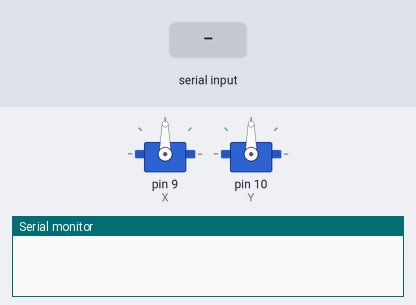
A program run on a simulated Arduino Uno, built with avr-gcc and run on an emulated ATmega328P. Parts: 2 × servo, the last lines printed to the serial monitor. Inputs (shaded band) come from the test bench.

Above: at 1.2 s.
1.3 s: "90,45,200\n" received over Serial
At 2.8 s:
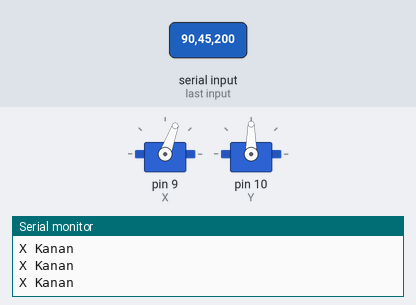
4.3 s: "90,45\n" received over Serial
At 7.0 s:
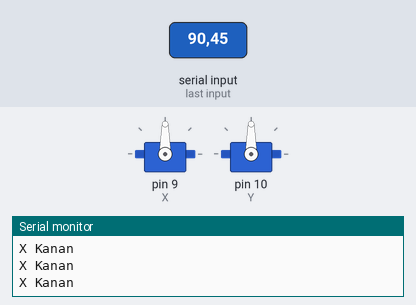
7.3 s: "90\n" received over Serial
At 9.0 s:
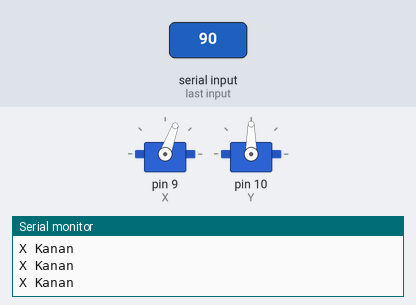
Timing chart, 0 to 10.7 s (numbered marks = the images above; inputs shaded):
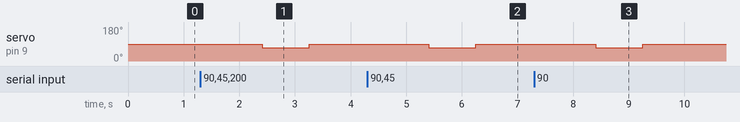

The program:

main.cpp
```cpp
#include <Arduino.h>
#include <Servo.h>
#include <TimerOne.h>

Servo servoX;
Servo servoY;
Servo servoZ;

String data;
String get_data[3];
byte a;
int stringData;
String per_data;
int index = 0;

// Tentukan pin servo
int X = 9;
int Y = 10;

int x = 0;
int y = 0;
int z = 0;

// Arah servo
int up = 70;  // Kanan
int dw = 110; // Kiri
int st = 90;  // Stop

// Pertama ambil nilaiAll [] = {x, y ,z}
// Cek Apakah ada minus?
// Jika ada, x misalnya, buat x jadi 0, nilaiPlus [] = {0, y, z}
// Isi x ke nilaiMinus [] = {x, 0, 0}

// pada nilaiPlus, cek nilai terbesarDariPlus, terbesarDariPlusPlus = ?
// pada nilaiMinus, cek nilai terkecilDariMinus, terkecilDariMinusMinus = ?

// masuk ke program utama
// Jika nilaiplus, kurangi berapa langkah didalam for
//

void runServo(int valX, int valY, int valZ)
{
  // Ambil nilai
  int nilaiAll[] = {valX, valY, valZ};

  int nilaiPlus[] = {0, 0, 0};
  int nilaiMinus[] = {0, 0, 0};

  // Tampilkan data dari serial
  Serial.println("Nilai : [" + String(nilaiAll[0]) + "," + String(nilaiAll[1]) + "," + String(nilaiAll[2]) + "]");

  // Cek apakah ada nilai minus
  for (index = 0; index < 3; index++)
  {
    if (nilaiAll[index] > 0)
    {
      nilaiPlus[index] = nilaiAll[index];
      nilaiMinus[index] = 0;
    }

    else if (nilaiAll[index] < 0)
    {
      nilaiMinus[index] = nilaiAll[index];
      nilaiPlus[index] = 0;
    }
  }

  // Lihat nilai dalam array di serial monitor
  Serial.println("|--> Plus : [" + String(nilaiPlus[0]) + "," + String(nilaiPlus[1]) + "," + String(nilaiPlus[2]) + "]");
  Serial.println("|--> Minus: [" + String(nilaiMinus[0]) + "," + String(nilaiMinus[1]) + "," + String(nilaiMinus[2]) + "]");

  // Cek nilai terbesarDariPlus
  int terbesarDariPlus = 0;

  for (index = 0; index < 3; index++)
  {
    if (nilaiPlus[index] > terbesarDariPlus)
    {
      terbesarDariPlus = nilaiPlus[index];
    }
  }

  Serial.println("     |--> TerbesarDariPlus : " + String(terbesarDariPlus));

  // Cek nilai terkecilDariMinus
  int terkecilDariMinus = 0;

  for (index = 0; index < 3; index++)
  {
    if (nilaiMinus[index] < terkecilDariMinus)
    {
      terkecilDariMinus = nilaiMinus[index];
    }
  }

  Serial.println("     |--> TerkecilDariMinus: " + String(terkecilDariMinus));

  // Lihat berapa tinggi nilai
  terkecilDariMinus = terkecilDariMinus * -1;

  int langkah = 0;

  if (terbesarDariPlus >= terkecilDariMinus)
  {
    langkah = terbesarDariPlus;
  }
  else
    langkah = terkecilDariMinus;

  Serial.println("          |--> " + String(langkah) + " Langkah");

  int hitValX = valX;
  int hitValY = valY;
  int hitValZ = valZ;

  for (int y = 1; y <= langkah; y++)
  {
    for (int x = 0; x < 1; x++)
    {

      // Cek apakah harus putar kekanan?
      if (hitValX >= 1)
      {
        Serial.println("X Kanan");
        hitValX--;
        servoX.write(up);
      }

      if (hitValY >= 1)
      {
        Serial.println("Y Kanan");
        hitValY--;
        servoY.write(up);
      }

      if (hitValZ >= 1)
      {
        Serial.println("Z Kanan");
        hitValZ--;
        servoZ.write(up);
      }

      // Cek apakah harus putar ke kiri?
      if (hitValX <= -1)
      {
        Serial.println("X Kiri");
        hitValX++;
        servoX.write(dw);
      }

      if (hitValY <= -1)
      {
        Serial.println("Y Kiri");
        hitValY++;
        servoY.write(dw);
      }

      if (hitValZ <= -1)
      {
        Serial.println("Z Kiri");
        hitValZ++;
        servoZ.write(dw);
      }

      // Jangan ganti nilai dari 8500, ini untuk delay
      delayMicroseconds(8500);

      servoX.write(st);
      servoY.write(st);
      servoZ.write(st);
    }
  }
  // // If the val is minus, turn to left
  // if (valX < 0)
  // {
  //   Serial.print("X: " + String(valX));
  //   for (int y = valX; y <= 0; y++)
  //   {
  //     for (int x = 0; x <= 1; x++)
  //     {
  //       servoX.write(dw);
  //       delayMicroseconds(8500);
  //       servoX.write(st);
  //     }
  //   }
  // }
  Serial.println("");
}

String split(String data, char character, int pos)
{
  stringData = 0;
  per_data = "";

  for (int i = 0; i < data.length() - 1; i++)
  {

    if (data[i] == character)
    {
      stringData++;
    }

    else if (stringData == pos)
    {
      per_data.concat(data[i]);
    }

    else if (stringData > pos)
    {
      return per_data;
      break;
    }
  }

  return per_data;
}

void getSerial()
{
  while (Serial.available() != 0)
  {
    data = Serial.readString();

    for (a = 0; a < 3; a++)
    {

      get_data[a] = split(data, ' ', a);

      if (get_data[a] != NULL)
      {

        if (a == 0)
        {
          x = get_data[0].toInt();
        }

        if (a == 1)
        {
          y = get_data[1].toInt();
        }

        if (a == 2)
        {
          z = get_data[2].toInt();
        }
      }
    }
    runServo(x, y, z);
  }
}

void setup()
{
  Serial.begin(9600);

  servoX.attach(X);
  servoY.attach(Y);
}

void loop()
{

  getSerial();
}
```

Measured:
- after the input at 1.3 s, servo on pin 9 (X): 90° → 70° after 1.1 s, → 90° 0.84 s later
- after the input at 4.3 s, servo on pin 9 (X): 90° → 70° after 1.1 s, → 90° 0.84 s later
- after the input at 7.3 s, servo on pin 9 (X): 90° → 70° after 1.1 s, → 90° 0.84 s later
